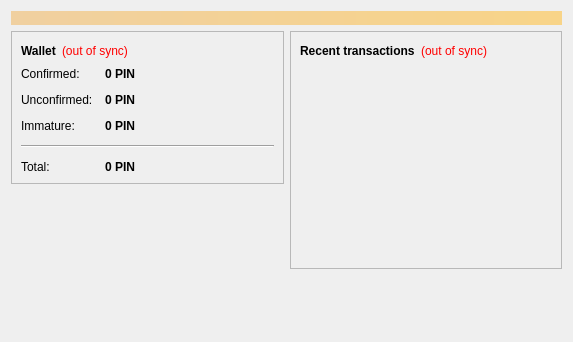
<?xml version="1.0" encoding="UTF-8"?>
<ui version="4.0">
 <class>OverviewPage</class>
 <widget class="QWidget" name="OverviewPage">
  <property name="geometry">
   <rect>
    <x>0</x>
    <y>0</y>
    <width>573</width>
    <height>342</height>
   </rect>
  </property>
  <property name="windowTitle">
   <string>Form</string>
  </property>
  <layout class="QVBoxLayout" name="topLayout">
   <item>
    <widget class="QLabel" name="labelAlerts">
     <property name="visible">
      <bool>false</bool>
     </property>
     <property name="styleSheet">
      <string notr="true">background-color: qlineargradient(x1: 0, y1: 0, x2: 1, y2: 0, stop:0 #F0D0A0, stop:1 #F8D488); color:#000000;</string>
     </property>
     <property name="wordWrap">
      <bool>true</bool>
     </property>
     <property name="margin">
      <number>3</number>
     </property>
    </widget>
   </item>
   <item>
    <layout class="QHBoxLayout" name="horizontalLayout" stretch="1,1">
     <item>
      <layout class="QVBoxLayout" name="verticalLayout_2">
       <item>
        <widget class="QFrame" name="frame">
         <property name="frameShape">
          <enum>QFrame::StyledPanel</enum>
         </property>
         <property name="frameShadow">
          <enum>QFrame::Raised</enum>
         </property>
         <layout class="QVBoxLayout" name="verticalLayout_4">
          <item>
           <layout class="QHBoxLayout" name="horizontalLayout_4">
            <item>
             <widget class="QLabel" name="label_5">
              <property name="font">
               <font>
                <weight>75</weight>
                <bold>true</bold>
               </font>
              </property>
              <property name="text">
               <string>Wallet</string>
              </property>
             </widget>
            </item>
            <item>
             <widget class="QLabel" name="labelWalletStatus">
              <property name="toolTip">
               <string>The displayed information may be out of date. Your wallet automatically synchronizes with the Piron network after a connection is established, but this process has not completed yet.</string>
              </property>
              <property name="styleSheet">
               <string notr="true">QLabel { color: red; }</string>
              </property>
              <property name="text">
               <string notr="true">(out of sync)</string>
              </property>
              <property name="alignment">
               <set>Qt::AlignLeading|Qt::AlignLeft|Qt::AlignVCenter</set>
              </property>
             </widget>
            </item>
            <item>
             <spacer name="horizontalSpacer_2">
              <property name="orientation">
               <enum>Qt::Horizontal</enum>
              </property>
              <property name="sizeHint" stdset="0">
               <size>
                <width>40</width>
                <height>20</height>
               </size>
              </property>
             </spacer>
            </item>
           </layout>
          </item>
          <item>
           <layout class="QFormLayout" name="formLayout_2">
            <property name="fieldGrowthPolicy">
             <enum>QFormLayout::AllNonFixedFieldsGrow</enum>
            </property>
            <property name="horizontalSpacing">
             <number>12</number>
            </property>
            <property name="verticalSpacing">
             <number>12</number>
            </property>
            <item row="0" column="0">
             <widget class="QLabel" name="label">
              <property name="text">
               <string>Confirmed:</string>
              </property>
             </widget>
            </item>
            <item row="0" column="1">
             <widget class="QLabel" name="labelBalance">
              <property name="font">
               <font>
                <weight>75</weight>
                <bold>true</bold>
               </font>
              </property>
              <property name="cursor">
               <cursorShape>IBeamCursor</cursorShape>
              </property>
              <property name="toolTip">
               <string>Your current spendable balance</string>
              </property>
              <property name="text">
               <string notr="true">0 PIN</string>
              </property>
              <property name="textInteractionFlags">
               <set>Qt::LinksAccessibleByMouse|Qt::TextSelectableByKeyboard|Qt::TextSelectableByMouse</set>
              </property>
             </widget>
            </item>
            <item row="1" column="0">
             <widget class="QLabel" name="label_3">
              <property name="text">
               <string>Unconfirmed:</string>
              </property>
             </widget>
            </item>
            <item row="1" column="1">
             <widget class="QLabel" name="labelUnconfirmed">
              <property name="font">
               <font>
                <weight>75</weight>
                <bold>true</bold>
               </font>
              </property>
              <property name="cursor">
               <cursorShape>IBeamCursor</cursorShape>
              </property>
              <property name="toolTip">
               <string>Total of transactions that have yet to be confirmed, and do not yet count toward the spendable balance</string>
              </property>
              <property name="text">
               <string notr="true">0 PIN</string>
              </property>
              <property name="textInteractionFlags">
               <set>Qt::LinksAccessibleByMouse|Qt::TextSelectableByKeyboard|Qt::TextSelectableByMouse</set>
              </property>
             </widget>
            </item>
            <item row="2" column="0">
             <widget class="QLabel" name="labelImmatureText">
              <property name="text">
               <string>Immature:</string>
              </property>
             </widget>
            </item>
            <item row="2" column="1">
             <widget class="QLabel" name="labelImmature">
              <property name="font">
               <font>
                <weight>75</weight>
                <bold>true</bold>
               </font>
              </property>
              <property name="toolTip">
               <string>Mined balance that has not yet matured</string>
              </property>
              <property name="text">
               <string notr="true">0 PIN</string>
              </property>
              <property name="textInteractionFlags">
               <set>Qt::LinksAccessibleByMouse|Qt::TextSelectableByKeyboard|Qt::TextSelectableByMouse</set>
              </property>
             </widget>
            </item>
            <item row="4" column="0">
             <widget class="QLabel" name="labelTotalText">
              <property name="text">
               <string>Total:</string>
              </property>
             </widget>
            </item>
            <item row="4" column="1">
             <widget class="QLabel" name="labelTotal">
              <property name="font">
               <font>
                <weight>75</weight>
                <bold>true</bold>
               </font>
              </property>
              <property name="cursor">
               <cursorShape>IBeamCursor</cursorShape>
              </property>
              <property name="toolTip">
               <string>Your current total balance</string>
              </property>
              <property name="text">
               <string notr="true">0 PIN</string>
              </property>
              <property name="textInteractionFlags">
               <set>Qt::LinksAccessibleByMouse|Qt::TextSelectableByKeyboard|Qt::TextSelectableByMouse</set>
              </property>
             </widget>
            </item>
            <item row="3" column="0" colspan="2">
             <widget class="Line" name="line">
              <property name="orientation">
               <enum>Qt::Horizontal</enum>
              </property>
             </widget>
            </item>
           </layout>
          </item>
         </layout>
        </widget>
       </item>
       <item>
        <spacer name="verticalSpacer">
         <property name="orientation">
          <enum>Qt::Vertical</enum>
         </property>
         <property name="sizeHint" stdset="0">
          <size>
           <width>20</width>
           <height>40</height>
          </size>
         </property>
        </spacer>
       </item>
      </layout>
     </item>
     <item>
      <layout class="QVBoxLayout" name="verticalLayout_3">
       <item>
        <widget class="QFrame" name="frame_2">
         <property name="frameShape">
          <enum>QFrame::StyledPanel</enum>
         </property>
         <property name="frameShadow">
          <enum>QFrame::Raised</enum>
         </property>
         <layout class="QVBoxLayout" name="verticalLayout">
          <item>
           <layout class="QHBoxLayout" name="horizontalLayout_2">
            <item>
             <widget class="QLabel" name="label_4">
              <property name="text">
               <string>&lt;b&gt;Recent transactions&lt;/b&gt;</string>
              </property>
             </widget>
            </item>
            <item>
             <widget class="QLabel" name="labelTransactionsStatus">
              <property name="toolTip">
               <string>The displayed information may be out of date. Your wallet automatically synchronizes with the Piron network after a connection is established, but this process has not completed yet.</string>
              </property>
              <property name="styleSheet">
               <string notr="true">QLabel { color: red; }</string>
              </property>
              <property name="text">
               <string notr="true">(out of sync)</string>
              </property>
              <property name="alignment">
               <set>Qt::AlignRight|Qt::AlignTrailing|Qt::AlignVCenter</set>
              </property>
             </widget>
            </item>
            <item>
             <spacer name="horizontalSpacer">
              <property name="orientation">
               <enum>Qt::Horizontal</enum>
              </property>
              <property name="sizeHint" stdset="0">
               <size>
                <width>40</width>
                <height>20</height>
               </size>
              </property>
             </spacer>
            </item>
           </layout>
          </item>
          <item>
           <widget class="QListView" name="listTransactions">
            <property name="styleSheet">
             <string notr="true">QListView { background: transparent; }</string>
            </property>
            <property name="frameShape">
             <enum>QFrame::NoFrame</enum>
            </property>
            <property name="verticalScrollBarPolicy">
             <enum>Qt::ScrollBarAlwaysOff</enum>
            </property>
            <property name="horizontalScrollBarPolicy">
             <enum>Qt::ScrollBarAlwaysOff</enum>
            </property>
            <property name="selectionMode">
             <enum>QAbstractItemView::NoSelection</enum>
            </property>
           </widget>
          </item>
         </layout>
        </widget>
       </item>
       <item>
        <spacer name="verticalSpacer_2">
         <property name="orientation">
          <enum>Qt::Vertical</enum>
         </property>
         <property name="sizeHint" stdset="0">
          <size>
           <width>20</width>
           <height>40</height>
          </size>
         </property>
        </spacer>
       </item>
      </layout>
     </item>
    </layout>
   </item>
  </layout>
 </widget>
 <resources/>
 <connections/>
</ui>
